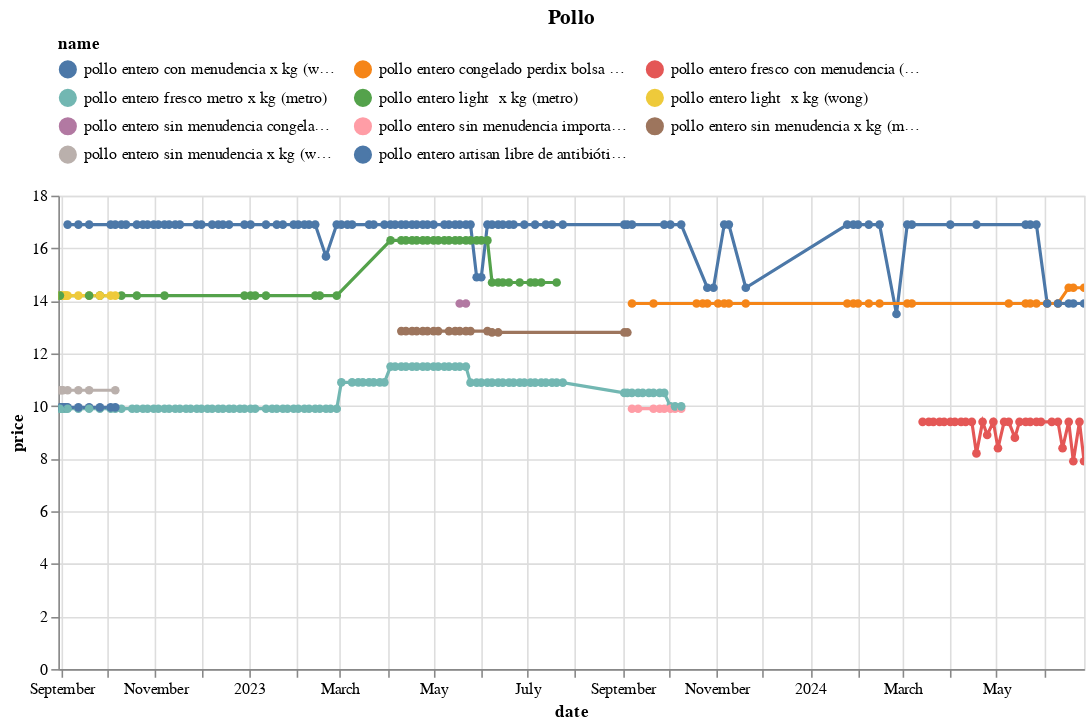

Notebook code cell kept with this figure:
### Code cell
(df
 .loc[df.name.isin(names)]
 .pipe(alt.Chart)
 .mark_line(point=True)
 .encode(x='date', y='price', color='name', tooltip=['name','price'])
 .properties(width=650, title='Pollo')
 .interactive()
 .configure_legend(orient='top', columns=3)
)

### Figure 1 — Vega-Lite specification as saved in the notebook (floating-point values rounded to 4 significant figures; data arrays with more than 128 entries replaced by an {"elided": "..."} marker saying what was removed)
{"config": {"view": {"continuousWidth": 300, "continuousHeight": 300}, "legend": {"columns": 3, "orient": "top"}}, "data": {"name": "data-300ded112976a8592ab2c659da8205da"}, "mark": {"type": "line", "point": true}, "encoding": {"color": {"field": "name", "type": "nominal"}, "tooltip": [{"field": "name", "type": "nominal"}, {"field": "price", "type": "quantitative"}], "x": {"field": "date", "type": "temporal"}, "y": {"field": "price", "type": "quantitative"}}, "params": [{"name": "param_13", "select": {"type": "interval", "encodings": ["x", "y"]}, "bind": "scales"}], "title": "Pollo", "width": 650, "$schema": "https://vega.github.io/schema/vega-lite/v5.17.0.json", "datasets": {"data-300ded112976a8592ab2c659da8205da": {"elided": "354 records"}}}
